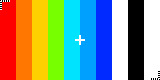
#> input picture img/test.bmp, 160 x 80 px
$ python -i image_tools.py   (imports and definitions only)
#> lines starting #> are read from the running program, lines starting #| are printed output that depends on the picture; after the words box and inside, x2 and y2 are one past the last pixel; in counts of white or black regions, pixels touching at a corner belong together
# [6 lines of commented-out code are left out]

import os

try:
    from PIL import Image
except ImportError:
    os.system('pip3 install pillow -i https://mirrors.aliyun.com/pypi/simple/')
    from PIL import Image


def _get_output_path(file: str, path: str, extension: str = None):
    """
    根据文件路径和输出路径，获取输出文件的路径

    Args:
        file: 文件路径
        path: 输出路径
        extension: 文件扩展名，为 None 时保持扩展名不变

    Returns:
        文件名
    """
    file_name = file.split("/")[-1]  # 除去原路径，保留文件名
    file_name = file_name.split(".")
    if extension:
        if len(file_name) > 1:  # 若需要更改扩展名且已存在文件扩展名，则去除
            del file_name[-1]
        file_name[-1] += ".{}".format(extension.lstrip("."))  # 增加扩展名

    file_name = ".".join(file_name)  # 考虑文件名含多个 "." 的情况
    return "{}/{}".format(path.rstrip("/"), file_name)  # 将文件名与输出路径合并

# [42 lines left out: functions _color, _calculate_palette, _flatten_byte_data, not called in this run]

def _convert_image(file, output_path=".", convert_type="1", size: tuple = None, image_type: str = "pbm"):
    """
    将图片转换为 指定 格式

    Args:
        file: 原图片路径
        output_path: 输出路径（文件夹）
        convert_type: 图像类型（"1" 为黑白图像，"RGBA" 为彩色图像）
        size: 图像大小
        image_type: 图像类型（图像文件后缀名）
    """
#> called with file = '../img/test.bmp', output_path = '.', convert_type = '1', image_type = 'pbm'
    with Image.open(file, "r") as img:
#> img is the input picture: PIL image 160x80 RGB; mean R, G, B 139.4, 152.3, 127.5
        img2 = img.convert(convert_type)
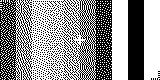
#> img2: PIL image 160x80 1; 56.9% white; 425 black regions (422 under 20 px), largest, box (x1, y1, x2, y2) and area: (61, 0, 112, 80) 2147, (0, 0, 33, 80) 1446, (128, 0, 144, 80) 1280
        if size:
            img2 = img2.resize(size, Image.LANCZOS)
        file_path = _get_output_path(file, output_path, image_type)
        path = file_path.split('/')
        del path[-1]
        path = "/".join(path)
        if not os.path.exists(path):
            os.makedirs(path)
        img2.save(file_path)

# [68 lines left out: functions image_to_pbm, image_to_bmp, pbm_to_dat, not called in this run]


# [5 lines not run here, left out]

>>> result = _convert_image('../img/test.bmp')
